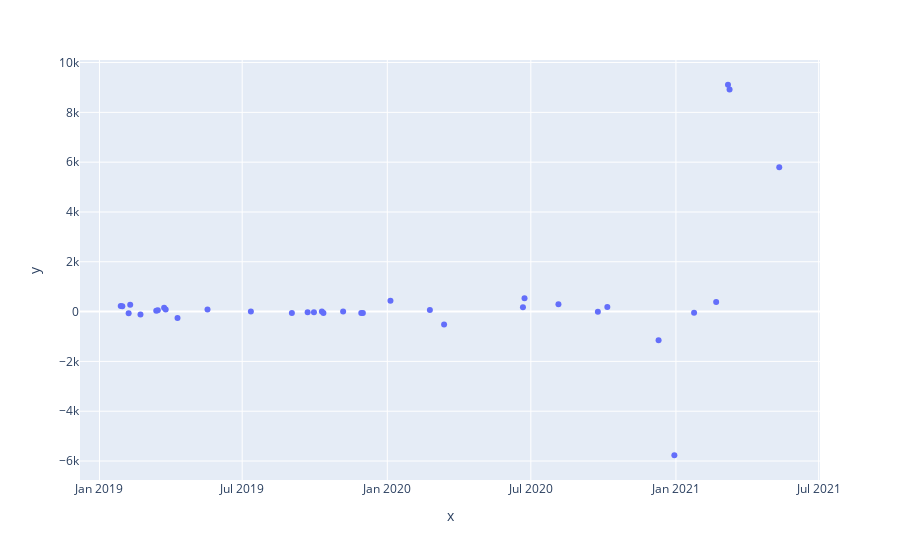

The cell this chart's notebook holds for it:
### Code cell
px.scatter(x=df_train["date"], y=resid)

### Figure 1 — Plotly figure (JSON) as saved in the notebook; plotly's stock layout.template omitted (floating-point values rounded to 4 significant figures)
{"data": [{"hovertemplate": "x=%{x}<br>y=%{y}<extra></extra>", "legendgroup": "", "marker": {"color": "#636efa", "symbol": "circle"}, "mode": "markers", "name": "", "orientation": "v", "showlegend": false, "type": "scatter", "x": ["2019-01-28", "2019-01-30", "2019-02-07", "2019-02-09", "2019-02-22", "2019-03-14", "2019-03-16", "2019-03-24", "2019-03-26", "2019-04-10", "2019-05-18", "2019-07-12", "2019-09-02", "2019-09-22", "2019-09-30", "2019-10-10", "2019-10-12", "2019-11-06", "2019-11-29", "2019-12-01", "2020-01-05", "2020-02-24", "2020-03-13", "2020-06-21", "2020-06-23", "2020-08-05", "2020-09-24", "2020-10-06", "2020-12-10", "2020-12-30", "2021-01-24", "2021-02-21", "2021-03-08", "2021-03-10", "2021-05-12"], "xaxis": "x", "y": [223.6, 210.3, -71.24, 278.7, -111.9, 31.82, 57.7, 156.6, 82.1, -259.2, 85.87, 0.6972, -54.41, -29.18, -29.73, 0, -60.04, -1.013, -57.46, -54.87, 431.6, 61.57, -520.0, 172.8, 532.3, 291.6, -5.276, 188.5, -1153.0, -5768.0, -45.2, 384.0, 9109.0, 8922.0, 5798.0], "yaxis": "y"}], "layout": {"legend": {"tracegroupgap": 0}, "margin": {"t": 60}, "xaxis": {"anchor": "y", "domain": [0, 1], "title": {"text": "x"}}, "yaxis": {"anchor": "x", "domain": [0, 1], "title": {"text": "y"}}}}
